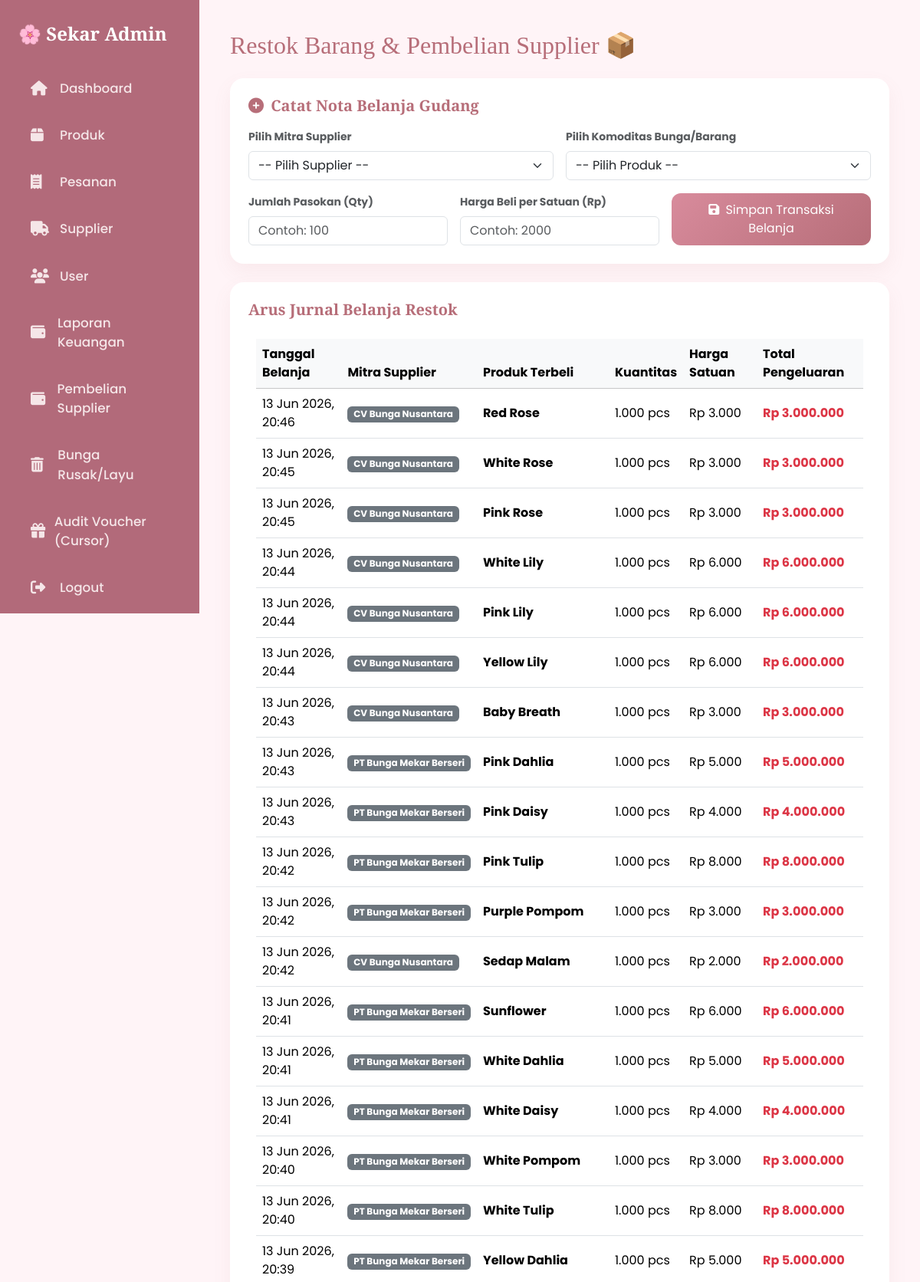
The app's page /pembelian_supplier.php (signed in, upper part) with its own data.
### tables this page shows
CREATE TABLE `pembelian` (
  `id_pembelian` int(11) NOT NULL,
  `id_supplier` int(11) NOT NULL,
  `tanggal` datetime DEFAULT current_timestamp(),
  `total_beli` int(11) DEFAULT 0
);

CREATE TABLE `supplier` (
  `id_supplier` int(11) NOT NULL,
  `nama_supplier` varchar(100) NOT NULL,
  `alamat` text DEFAULT NULL,
  `telepon` varchar(20) DEFAULT NULL,
  `email` varchar(100) DEFAULT NULL
);

CREATE TABLE `produk` (
  `id_produk` int(11) NOT NULL,
  `id_kategori` int(11) NOT NULL,
  `id_supplier` int(11) NOT NULL,
  `nama_produk` varchar(100) NOT NULL,
  `warna` varchar(50) DEFAULT NULL,
  `ukuran` varchar(30) DEFAULT NULL,
  `harga_beli` int(11) NOT NULL,
  `harga_jual` int(11) NOT NULL,
  `stok` int(11) DEFAULT 0,
  `stok_minimum` int(11) DEFAULT 10,
  `tanggal_masuk` date DEFAULT NULL,
  `tanggal_expired` date DEFAULT NULL,
  `gambar` varchar(255) DEFAULT NULL
);

CREATE TABLE `detail_pembelian` (
  `id_detail_beli` int(11) NOT NULL,
  `id_pembelian` int(11) NOT NULL,
  `id_produk` int(11) NOT NULL,
  `jumlah` int(11) NOT NULL,
  `harga_beli` int(11) NOT NULL,
  `subtotal` int(11) NOT NULL
);

### pembelian_supplier.php (the view, shortened to what this page needs)
<?php
include 'koneksi.php';
$histori_pembelian = $koneksi->query("
    SELECT p.id_pembelian, p.tanggal, s.nama_supplier, pr.nama_produk, dp.jumlah, dp.harga_beli, p.total_beli
    FROM pembelian p
    JOIN supplier s ON p.id_supplier = s.id_supplier
    JOIN detail_pembelian dp ON p.id_pembelian = dp.id_pembelian
    JOIN produk pr ON dp.id_produk = pr.id_produk
    ORDER BY p.id_pembelian DESC
");
?>
<!DOCTYPE html>
<html lang="id">
<head>
    <link rel="stylesheet" href="https://cdn.jsdelivr.net/npm/bootstrap@5.3.2/dist/css/bootstrap.min.css">
    <link rel="stylesheet" href="https://cdnjs.cloudflare.com/ajax/libs/font-awesome/6.4.2/css/all.min.css">
</head>
<body>
<?php include 'sidebar.php'; ?>
<div class="main">
    <h2 class="mb-4">Restok Barang & Pembelian Supplier 📦</h2>
    <div class="card card-box p-4 bg-white mb-4">
        <h5 class="fw-bold mb-3"><i class="fa fa-plus-circle me-1"></i> Catat Nota Belanja Gudang</h5>
        <form method="POST" action="">
            <div class="row g-3">
                <div class="col-md-6">
                    <label class="form-label small fw-bold text-muted">Pilih Mitra Supplier</label>
                    <select name="id_supplier" class="form-select" required>
                        <option value="">-- Pilih Supplier --</option>
                    </select>
                </div>
                <div class="col-md-6">
                    <label class="form-label small fw-bold text-muted">Pilih Komoditas Bunga/Barang</label>
                    <select name="id_produk" class="form-select" required>
                        <option value="">-- Pilih Produk --</option>
                    </select>
                </div>
                <div class="col-md-4">
                    <label class="form-label small fw-bold text-muted">Jumlah Pasokan (Qty)</label>
                    <input type="number" name="jumlah" class="form-control" min="1" placeholder="Contoh: 100" required>
                </div>
                <div class="col-md-4">
                    <label class="form-label small fw-bold text-muted">Harga Beli per Satuan (Rp)</label>
                    <input type="number" name="harga_beli" class="form-control" min="0" placeholder="Contoh: 2000" required>
                </div>
                <div class="col-md-4 d-flex align-items-end">
                    <button type="submit" name="simpan_pembelian" class="btn btn-main w-100">
                        <i class="fa fa-save me-1"></i> Simpan Transaksi Belanja
                    </button>
                </div>
            </div>
        </form>
    </div>
    <div class="card card-box p-4 bg-white">
        <h5 class="fw-bold mb-3">Arus Jurnal Belanja Restok</h5>
        <div class="table-responsive">
            <table class="table table-hover align-middle m-0">
                <thead class="table-light">
                    <tr>
                        <th>Tanggal Belanja</th>
                        <th>Mitra Supplier</th>
                        <th>Produk Terbeli</th>
                        <th>Kuantitas</th>
                        <th>Harga Satuan</th>
                        <th>Total Pengeluaran</th>
                    </tr>
                </thead>
                <tbody>
                    <?php if ($histori_pembelian && $histori_pembelian->num_rows > 0): ?>
                        <?php while ($row = $histori_pembelian->fetch_assoc()): ?>
                        <tr>
                            <td><?= date('d M Y, H:i', strtotime($row['tanggal'])) ?></td>
                            <td><span class="badge bg-secondary"><?= htmlspecialchars($row['nama_supplier']) ?></span></td>
                            <td><b><?= htmlspecialchars($row['nama_produk']) ?></b></td>
                            <td><?= number_format($row['jumlah'], 0, ',', '.') ?> pcs</td>
                            <td>Rp <?= number_format($row['harga_beli'], 0, ',', '.') ?></td>
                            <td class="text-danger fw-bold">Rp <?= number_format($row['total_beli'], 0, ',', '.') ?></td>
                        </tr>
                        <?php endwhile; ?>
                    <?php else: ?>
                        <tr>
                            <td colspan="6" class="text-center text-muted py-4">Belum ada pencatatan pengeluaran supplier masuk.</td>
                        </tr>
                    <?php endif; ?>
                </tbody>
            </table>
        </div>
    </div>
</div>
</body>
</html>

### pembelian_supplier.php (style rules this page uses)
body { font-family: 'Poppins', sans-serif; background: #fff4f7; margin: 0; padding: 0; }
h2, h3, h4, h5 { font-family: 'Playfair Display', serif; color: #b76e79; }
.main { margin-left: 260px; padding: 40px; }
.card-box { border: none; border-radius: 18px; box-shadow: 0 10px 25px rgba(183,110,121,0.08); }
.btn-main { background: linear-gradient(135deg, #d88b9c, #b76e79); color: white; border: none; border-radius: 12px; padding: 10px 20px; }
.table-responsive { background: white; border-radius: 12px; padding: 10px; }

### records on screen
pembelian: tanggal "13 Jun 2026, 20:46", id_supplier.nama_supplier "CV Bunga Nusantara", produk.nama_produk "Red Rose", detail_pembelian.jumlah "1.000", detail_pembelian.harga_beli "3.000", total_beli "3.000.000"
pembelian: tanggal "13 Jun 2026, 20:45", id_supplier.nama_supplier "CV Bunga Nusantara", produk.nama_produk "White Rose", detail_pembelian.jumlah "1.000", detail_pembelian.harga_beli "3.000", total_beli "3.000.000"
pembelian: tanggal "13 Jun 2026, 20:45", id_supplier.nama_supplier "CV Bunga Nusantara", produk.nama_produk "Pink Rose", detail_pembelian.jumlah "1.000", detail_pembelian.harga_beli "3.000", total_beli "3.000.000"
pembelian: tanggal "13 Jun 2026, 20:44", id_supplier.nama_supplier "CV Bunga Nusantara", produk.nama_produk "White Lily", detail_pembelian.jumlah "1.000", detail_pembelian.harga_beli "6.000", total_beli "6.000.000"
pembelian: tanggal "13 Jun 2026, 20:44", id_supplier.nama_supplier "CV Bunga Nusantara", produk.nama_produk "Pink Lily", detail_pembelian.jumlah "1.000", detail_pembelian.harga_beli "6.000", total_beli "6.000.000"
pembelian: tanggal "13 Jun 2026, 20:44", id_supplier.nama_supplier "CV Bunga Nusantara", produk.nama_produk "Yellow Lily", detail_pembelian.jumlah "1.000", detail_pembelian.harga_beli "6.000", total_beli "6.000.000"
pembelian: tanggal "13 Jun 2026, 20:43", id_supplier.nama_supplier "CV Bunga Nusantara", produk.nama_produk "Baby Breath", detail_pembelian.jumlah "1.000", detail_pembelian.harga_beli "3.000", total_beli "3.000.000"
pembelian: tanggal "13 Jun 2026, 20:43", id_supplier.nama_supplier "PT Bunga Mekar Berseri", produk.nama_produk "Pink Dahlia", detail_pembelian.jumlah "1.000", detail_pembelian.harga_beli "5.000", total_beli "5.000.000"
pembelian: tanggal "13 Jun 2026, 20:43", id_supplier.nama_supplier "PT Bunga Mekar Berseri", produk.nama_produk "Pink Daisy", detail_pembelian.jumlah "1.000", detail_pembelian.harga_beli "4.000", total_beli "4.000.000"
pembelian: tanggal "13 Jun 2026, 20:42", id_supplier.nama_supplier "PT Bunga Mekar Berseri", produk.nama_produk "Pink Tulip", detail_pembelian.jumlah "1.000", detail_pembelian.harga_beli "8.000", total_beli "8.000.000"
pembelian: tanggal "13 Jun 2026, 20:42", id_supplier.nama_supplier "PT Bunga Mekar Berseri", produk.nama_produk "Purple Pompom", detail_pembelian.jumlah "1.000", detail_pembelian.harga_beli "3.000", total_beli "3.000.000"
pembelian: tanggal "13 Jun 2026, 20:42", id_supplier.nama_supplier "CV Bunga Nusantara", produk.nama_produk "Sedap Malam", detail_pembelian.jumlah "1.000", detail_pembelian.harga_beli "2.000", total_beli "2.000.000"
pembelian: tanggal "13 Jun 2026, 20:41", id_supplier.nama_supplier "PT Bunga Mekar Berseri", produk.nama_produk "Sunflower", detail_pembelian.jumlah "1.000", detail_pembelian.harga_beli "6.000", total_beli "6.000.000"
pembelian: tanggal "13 Jun 2026, 20:41", id_supplier.nama_supplier "PT Bunga Mekar Berseri", produk.nama_produk "White Dahlia", detail_pembelian.jumlah "1.000", detail_pembelian.harga_beli "5.000", total_beli "5.000.000"
pembelian: tanggal "13 Jun 2026, 20:41", id_supplier.nama_supplier "PT Bunga Mekar Berseri", produk.nama_produk "White Daisy", detail_pembelian.jumlah "1.000", detail_pembelian.harga_beli "4.000", total_beli "4.000.000"
pembelian: tanggal "13 Jun 2026, 20:40", id_supplier.nama_supplier "PT Bunga Mekar Berseri", produk.nama_produk "White Pompom", detail_pembelian.jumlah "1.000", detail_pembelian.harga_beli "3.000", total_beli "3.000.000"
pembelian: tanggal "13 Jun 2026, 20:40", id_supplier.nama_supplier "PT Bunga Mekar Berseri", produk.nama_produk "White Tulip", detail_pembelian.jumlah "1.000", detail_pembelian.harga_beli "8.000", total_beli "8.000.000"
pembelian: tanggal "13 Jun 2026, 20:39", id_supplier.nama_supplier "PT Bunga Mekar Berseri", produk.nama_produk "Yellow Dahlia", detail_pembelian.jumlah "1.000", detail_pembelian.harga_beli "5.000", total_beli "5.000.000"
